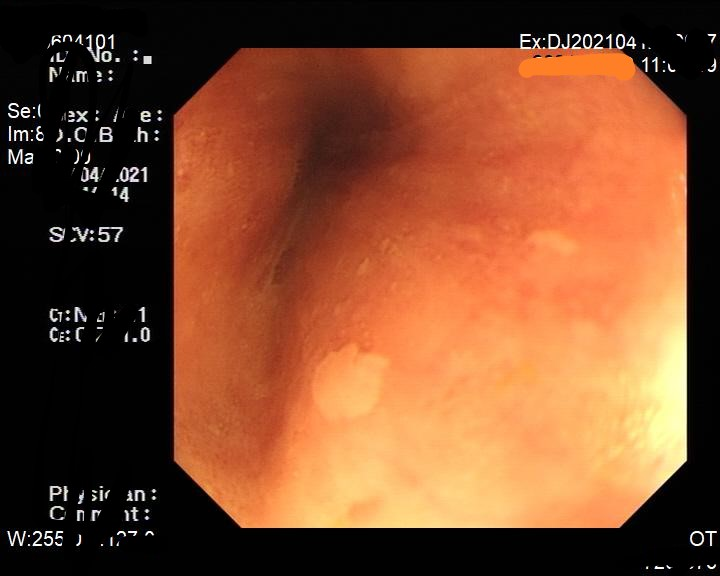
#> input picture step0/JPEGImages/images.jpg, 720 x 576 px; its folder holds only this picture in this run
$ python step1_find_maxarea.py
#> lines starting #> are read from the running program, lines starting #| are printed output that depends on the picture; after the words box and inside, x2 and y2 are one past the last pixel; in counts of white or black regions, pixels touching at a corner belong together
import cv2
import numpy as np
import os

def find_largest_contour(image):
    # 寻找轮廓
    contours, _ = cv2.findContours(image, cv2.RETR_EXTERNAL, cv2.CHAIN_APPROX_SIMPLE)

    # 寻找最大的轮廓
    largest_contour = max(contours, key=cv2.contourArea)

    return largest_contour

def draw_bounding_box(image, contour):
    # 计算最小外接矩形
    x, y, w, h = cv2.boundingRect(contour)

    # 缩小矩形框的高宽
    padding = 5
    x += padding
    y += padding
    w -= 2 * padding
    h -= 2 * padding

    # 绘制矩形框
    cv2.rectangle(image, (x, y), (x+w, y+h), (0, 255, 0), 2)

    return image


def cut_image_bounding_box(image, contour):
    # 计算最小外接矩形
    x, y, w, h = cv2.boundingRect(contour)

    # 缩小矩形框的高宽
    padding = 10
    x += padding
    y += padding
    w -= 2 * padding
    h -= 2 * padding

    # 裁剪图像
    cropped_image = image[y:y+h, x:x+w]

    return cropped_image


# 其目的是排除右上角字符的影响
# 把右上角变为黑色补丁，先新建白色图片，绘制右上角黑色补丁，然后和相 与（and）,就能得到右上角遮挡
def right_up_black(image): # 传入三通道原图

    # 获取原始图像的大小
    height, width = image.shape[:2]

    # 创建一个新的画布，大小与原始图像相同
    canvas = np.zeros_like(image)

    # 取反画布，将黑色区域变为白色
    canvas = cv2.bitwise_not(canvas)

    # 定义矩形区域的大小和颜色
    rectangle_width = int(width * 0.25)
    rectangle_height = int(height * 0.25)
    rectangle_color = (0, 0, 0)  # 黑色

    # 在画布上绘制矩形区域
    canvas[:rectangle_height, width-rectangle_width:] = rectangle_color

    # 将原始图像覆盖到画布上
    image = cv2.bitwise_and(image, canvas)

    return image


# 指定原始图像文件夹和目标保存文件夹
input_folder = './step0/JPEGImages/'
input_segmentation_folder = './step0/SegmentationClassPNG/'

output_folder = './step1/JPEGImages/'
output_segmentation_folder = './step1/SegmentationClassPNG/'

# 确保目标保存文件夹存在
os.makedirs(output_folder, exist_ok=True)

# 遍历原始图像文件夹中的所有文件
for filename in os.listdir(input_folder):
    if filename.endswith('.jpg') or filename.endswith('.png'):
        # 构建原始图像文件的完整路径
        input_path = os.path.join(input_folder, filename)
        input_segmentation_path = os.path.join(input_segmentation_folder, filename[:-4] + ".png")

        # 读取原始图像
        img = cv2.imread(input_path)
#> img is the input picture: shape (576, 720, 3); mean B, G, R 44.8, 74.5, 127
        segmentation_img = cv2.imread(input_segmentation_path)

        # 转换为灰度图像
        gray_image = cv2.cvtColor(img, cv2.COLOR_BGR2GRAY)
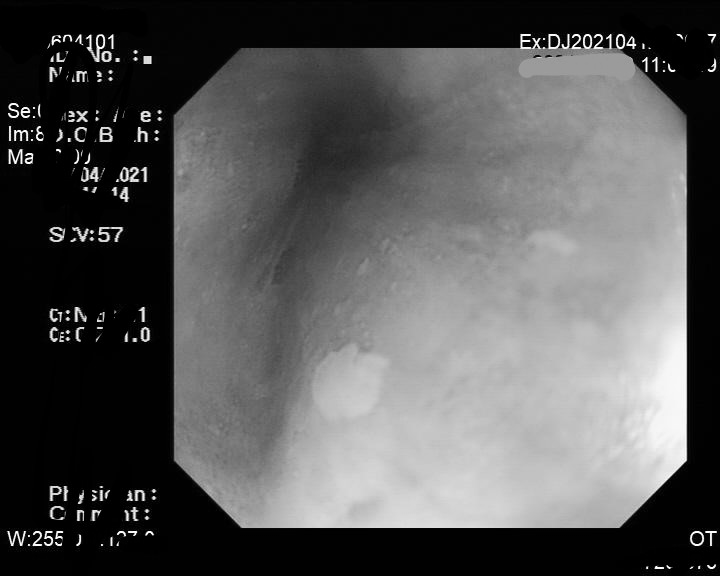
#> gray_image: shape (576, 720); min 0, max 255, mean 86.8

        # 创建腐蚀核（结构元素）
        kernel = cv2.getStructuringElement(cv2.MORPH_RECT, (5, 5))  # 此处使用矩形结构元素

        # 对图像进行腐蚀
        gray_image = cv2.erode(gray_image, kernel, iterations=1)
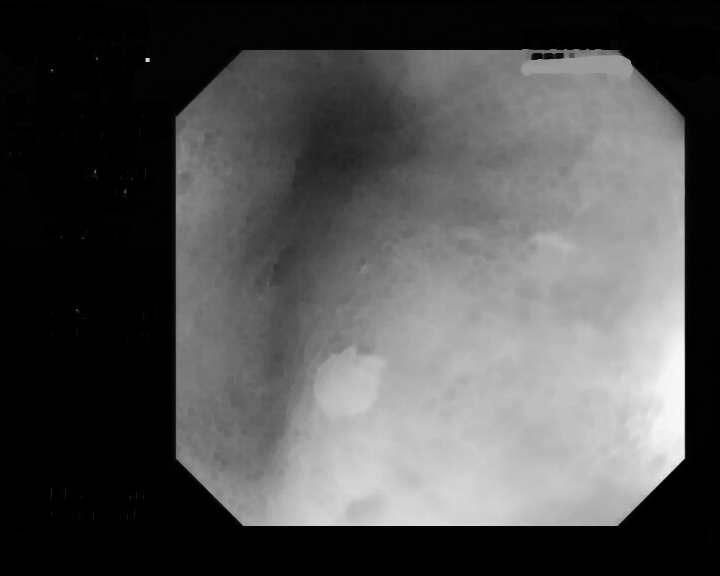
#> gray_image: shape (576, 720); min 0, max 248, mean 79.9

        # 进行二值化处理
        _, binary_image = cv2.threshold(gray_image, 30, 255, cv2.THRESH_BINARY)
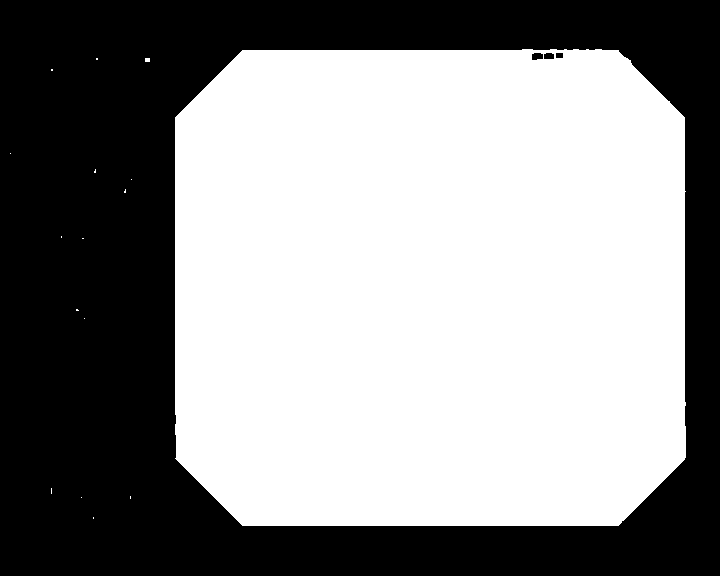
#> binary_image: shape (576, 720); 56.3% white; 4 black regions

        # 寻找最大的白色区域
        largest_contour = find_largest_contour(binary_image)
#> in find_largest_contour, `contours, _ = cv2.findContours(image, cv2.RETR_EXTERNAL, cv2.CHAIN_APP..`: contours = 16 contours, 15 with area under 20; largest, box (x1, y1, x2, y2) and area: (175, 49, 686, 526) 232916
#> in find_largest_contour, `largest_contour = max(contours, key=cv2.contourArea)`: largest_contour = contour of 67 points, box (x1, y1, x2, y2) (175, 49, 686, 526), area 232916

        # 在原图上绘制矩形框
        image_with_box = draw_bounding_box(img.copy(), largest_contour)
#> in draw_bounding_box, `x, y, w, h = cv2.boundingRect(contour)`: x = 175; y = 49; w = 511; h = 477
#> in draw_bounding_box, `x += padding`: x = 180
#> in draw_bounding_box, `y += padding`: y = 54
#> in draw_bounding_box, `w -= 2 * padding`: w = 501
#> in draw_bounding_box, `h -= 2 * padding`: h = 467
#> in draw_bounding_box, `cv2.rectangle(image, (x, y), (x+w, y+h), (0, 255, 0), 2)`:
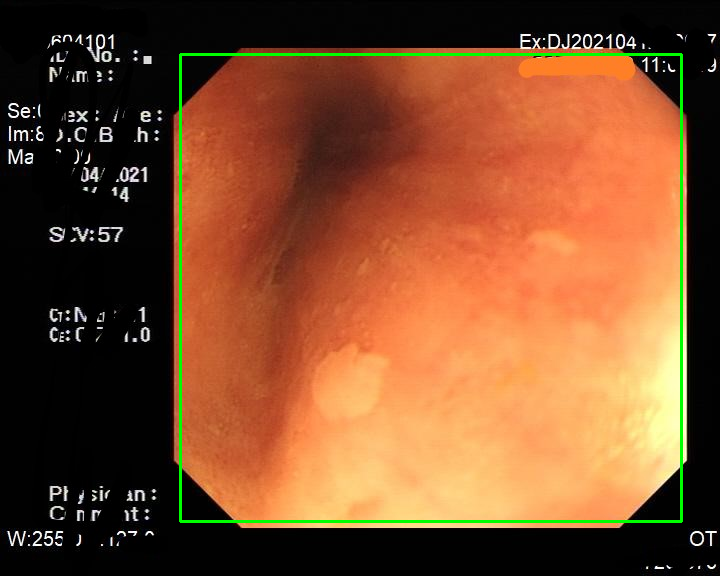
#> image: shape (576, 720, 3); mean of channels 0, 1, 2 43.9, 76.5, 124.6; drawn as B, G, R

        # 裁剪出矩形框中的内容
        image_with_box = cut_image_bounding_box(img.copy(), largest_contour)
#> in cut_image_bounding_box, `x, y, w, h = cv2.boundingRect(contour)`: x = 175; y = 49; w = 511; h = 477
#> in cut_image_bounding_box, `x += padding`: x = 185
#> in cut_image_bounding_box, `y += padding`: y = 59
#> in cut_image_bounding_box, `w -= 2 * padding`: w = 491
#> in cut_image_bounding_box, `h -= 2 * padding`: h = 457
#> in cut_image_bounding_box, `cropped_image = image[y:y+h, x:x+w]`:
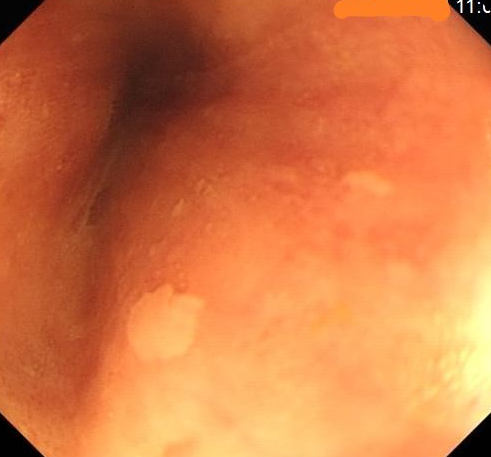
#> cropped_image: shape (457, 491, 3); mean of channels 0, 1, 2 69.1, 120, 210.8; drawn as B, G, R
        segmentation_image_with_box = cut_image_bounding_box(segmentation_img.copy(), largest_contour)

        # 构建目标保存文件的完整路径
        output_path = os.path.join(output_folder, filename)

        output_segmentation_path = os.path.join(output_segmentation_folder, filename[:-4] + ".png")

        # 保存图像到目标保存文件夹中
        cv2.imwrite(output_path, image_with_box)
        cv2.imwrite(output_segmentation_path, segmentation_image_with_box)

        print(f'Saved: {output_path}')
        print(f'Saved: {output_segmentation_path}')

print('Image processing and saving complete.')
